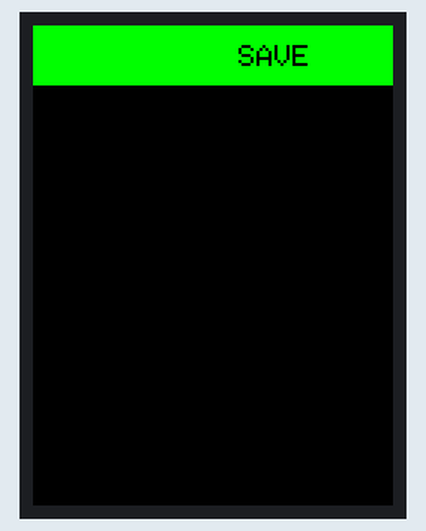
This sketch was run on a simulated Arduino Uno, built with avr-gcc and run on an emulated ATmega328P. Parts: 240×320 colour display.

Above: at 0.3 s.

The sketch:

UNO_EEPROM.ino
```cpp
#include <MCUFRIEND_kbv.h>
MCUFRIEND_kbv tft;
#include <TouchScreen.h>
#define MINPRESSURE 400
#define MAXPRESSURE 1000

#include <EEPROM.h>

// display calibration
const int XP = 8, XM = A2, YP = A3, YM = 9; // 320x480 ID=0x9486
const int TS_LEFT = 127, TS_RT = 919, TS_TOP = 952, TS_BOT = 91;

TouchScreen ts = TouchScreen(XP, YP, XM, YM, 300);

#include "lion.h"

// colors
#define RED 0xF800
#define BLACK 0x0000
#define GREEN 0x07E0

// global variables
int last1 = 1, last2 = 1, last3 = 1, last4 = 1, last5 = 1, saveButton = 0;            // debounce variables
int pixel_x, pixel_y, old_pixel_x, old_pixel_y, edge_x, edge_y, button = 1, last = 1; // position variables

void setup() {
  // basic setup of serial and display
  Serial.begin(9600);
  uint16_t ID = tft.readID();
  tft.begin(ID);
  tft.setRotation(0);
  tft.fillScreen(BLACK);

  // save button
  tft.fillRect(0, 0, tft.width(), 40, GREEN);
  tft.setCursor(137, 13);
  tft.setTextColor(BLACK);
  tft.setTextSize(2);
  tft.print("SAVE");
  tft.setCursor(0, 0);

  // EEPROM read
  int readX = map(EEPROM.read(0), 0, 255, 32, 288);
  int readY = map(EEPROM.read(1), 0, 255, 72, 448);

  pixel_x = old_pixel_x = readX;
  pixel_y = old_pixel_y = readY;

  // print lion
  tft.setAddrWindow(pixel_x - 32, pixel_y - 32, pixel_x - 32 + 64 - 1, pixel_y - 32 + 64 - 1);
  tft.pushColors((const uint8_t *)lion, 64 * 64, 1, false);
  tft.setAddrWindow(0, 0, tft.width() - 1, tft.height() - 1);
}

// EEPROM save
void savePos() {
  int saveX = map(old_pixel_x, 32, 288, 0, 255);
  int saveY = map(old_pixel_y, 72, 448, 0, 255);

  EEPROM.update(0, saveX);
  EEPROM.update(1, saveY);
  Serial.println("Position saved!");
}

void loop() {
  // display touch
  TSPoint p = ts.getPoint();
  pinMode(YP, OUTPUT); // restore shared pins
  pinMode(XM, OUTPUT);
  digitalWrite(YP, HIGH); // because TFT control pins
  digitalWrite(XM, HIGH);
  bool pressed = (p.z > MINPRESSURE && p.z < MAXPRESSURE);

  pixel_x = map(p.x, TS_LEFT, TS_RT, 0, tft.width());
  pixel_y = map(p.y, TS_TOP, TS_BOT, 0, tft.height());

  // save button is pressed = debounce starts
  if ((pixel_y <= 40)) {
    saveButton = 1;
    pixel_x = old_pixel_x;
    pixel_y = old_pixel_y;
    button = 0;

    last1 = 0;
    last2 = 0;
    last3 = 0;
    last4 = 0;
    last5 = 0;
  }

  // check if the display is touched
  if (pressed) {
    // edge detection X axis
    if (pixel_x <= 32) {
      pixel_x = 32;
      edge_x = 1;
    } else if (pixel_x >= (tft.width() - 32)) {
      pixel_x = (tft.width() - 32);
      edge_x = 1;
    } else {
      edge_x = 0;
    }

    // edge detection Y axis
    if (pixel_y <= 72 && pixel_y > 40) {
      pixel_y = 72;
      edge_y = 1;
    } else if (pixel_y >= (tft.height() - 32)) {
      pixel_y = (tft.height() - 32);
      edge_y = 1;
    } else {
      edge_y = 0;
    }

    // render lion
    if ((!edge_x && button) || (!edge_y && button)) {
      tft.fillRect(old_pixel_x - 32, old_pixel_y - 32, 64, 64, BLACK);                             // over print old lion
      tft.setAddrWindow(pixel_x - 32, pixel_y - 32, pixel_x - 32 + 64 - 1, pixel_y - 32 + 64 - 1); // move render window
      tft.pushColors((const uint8_t *)lion, 64 * 64, 1, false);                                    // render new one
      tft.setAddrWindow(0, 0, tft.width() - 1, tft.height() - 1);                                  // reset window
      old_pixel_x = pixel_x;
      old_pixel_y = pixel_y;
    }
  } else {
    // debounce part if the display is not touched
    // once no touch is found in last 5 ticks the save function can be saved
    if (!last1) {
      last1 = 1;
    } else if (!last2) {
      last2 = 1;
    } else if (!last3) {
      last3 = 1;
    } else if (!last4) {
      last4 = 1;
    } else if (!last5) {
      last5 = 1;
    }

    if (last1 && last2 && last3 && last4 && last5)
      button = 1;
  }

  // after save button is pressed and released (debounced) the current position is saved into EEPROM
  if (saveButton && button) {
    savePos();
    saveButton = 0;
  }
}
```

Source omitted: lion.h (data table, 39772 bytes)
